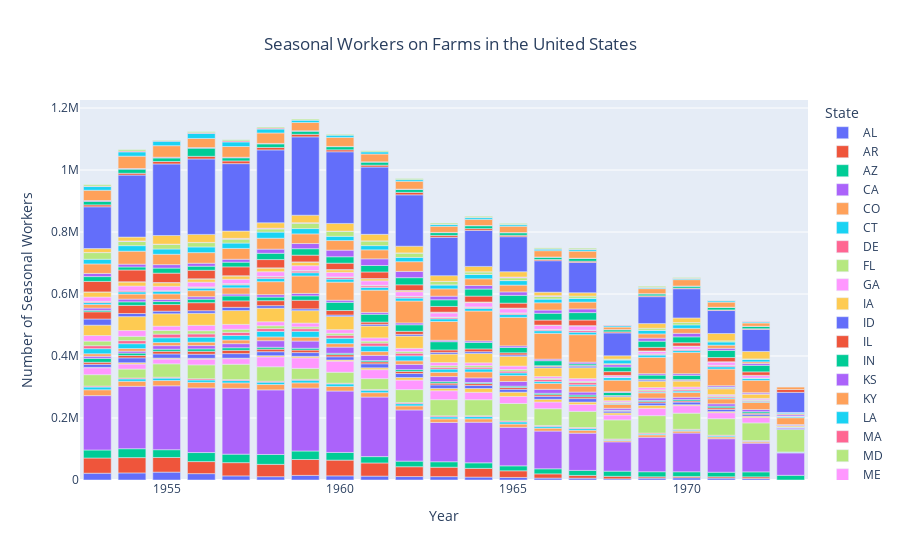

Here is the notebook cell this chart was saved with:
### Markdown cell above
As the Bracero Program was specifically for temporary workers, it is possible that ending the program would have a more drastic impact on seasonally hired fired workers, something explored in the chart below.

### Code cell
##An extra step because there was a weird outlier of some data in 1948 despite the data being only from 1953-1973
seasonal_year = seasonal_year[seasonal_year['Year'] > 1948]

seasonalfig = px.bar(seasonal_year, x='Year', y='TotalHiredSeasonal', color='State', title='Seasonal Workers on Farms in the United States', 
                     labels={'TotalHiredSeasonal': 'Number of Seasonal Workers'})
seasonalfig.update_layout(title={'x':0.5, 'xanchor': 'center'})
seasonalfig.show()

### Figure 1 — Plotly figure (JSON) as saved in the notebook; plotly's stock layout.template omitted (floating-point values rounded to 4 significant figures)
{"data": [{"alignmentgroup": "True", "hovertemplate": "State=AL<br>Year=%{x}<br>Number of Seasonal Workers=%{y}<extra></extra>", "legendgroup": "AL", "marker": {"color": "#636efa", "pattern": {"shape": ""}}, "name": "AL", "offsetgroup": "AL", "orientation": "v", "showlegend": true, "textposition": "auto", "type": "bar", "x": [1953, 1954, 1955, 1956, 1957, 1958, 1959, 1960, 1961, 1962, 1963, 1964, 1965, 1966, 1967, 1968, 1969, 1970, 1971, 1972], "xaxis": "x", "y": [21921, 22800.0, 25460.0, 20530.0, 13310.0, 10690.0, 14880.0, 13390.0, 12560.0, 11130.0, 10860.0, 9416.0, 8211.0, 6148.0, 5924.0, 3790, 5972.0, 7203.0, 6110, 4712.0], "yaxis": "y"}, {"alignmentgroup": "True", "hovertemplate": "State=AR<br>Year=%{x}<br>Number of Seasonal Workers=%{y}<extra></extra>", "legendgroup": "AR", "marker": {"color": "#EF553B", "pattern": {"shape": ""}}, "name": "AR", "offsetgroup": "AR", "orientation": "v", "showlegend": true, "textposition": "auto", "type": "bar", "x": [1953, 1954, 1955, 1956, 1957, 1958, 1959, 1960, 1961, 1962, 1963, 1964, 1965, 1966, 1967, 1968, 1969, 1970, 1971, 1972], "xaxis": "x", "y": [49060.0, 49380.0, 47240.0, 38870.0, 42680.0, 39790.0, 51290.0, 50740.0, 42420.0, 31720.0, 30390.0, 28100.0, 21460.0, 13630.0, 8874.0, 8075, 4400, 4206.0, 4308.0, 5400], "yaxis": "y"}, {"alignmentgroup": "True", "hovertemplate": "State=AZ<br>Year=%{x}<br>Number of Seasonal Workers=%{y}<extra></extra>", "legendgroup": "AZ", "marker": {"color": "#00cc96", "pattern": {"shape": ""}}, "name": "AZ", "offsetgroup": "AZ", "orientation": "v", "showlegend": true, "textposition": "auto", "type": "bar", "x": [1953, 1954, 1955, 1956, 1957, 1958, 1959, 1960, 1961, 1962, 1963, 1964, 1965, 1966, 1967, 1968, 1969, 1970, 1971, 1972, 1973], "xaxis": "x", "y": [25830.0, 28750.0, 25070.0, 29110.0, 27350.0, 31840.0, 27390.0, 24760.0, 20475, 18040.0, 17660.0, 17840.0, 15980.0, 16360.0, 16170.0, 16640, 16310.0, 15130.0, 14730.0, 16160.0, 15140.0], "yaxis": "y"}, {"alignmentgroup": "True", "hovertemplate": "State=CA<br>Year=%{x}<br>Number of Seasonal Workers=%{y}<extra></extra>", "legendgroup": "CA", "marker": {"color": "#ab63fa", "pattern": {"shape": ""}}, "name": "CA", "offsetgroup": "CA", "orientation": "v", "showlegend": true, "textposition": "auto", "type": "bar", "x": [1953, 1954, 1955, 1956, 1957, 1958, 1959, 1960, 1961, 1962, 1963, 1964, 1965, 1966, 1967, 1968, 1969, 1970, 1971, 1972, 1973], "xaxis": "x", "y": [175450, 201300.0, 206125, 208600.0, 212500.0, 208425, 203200.0, 198200.0, 192100.0, 165100.0, 126875, 131200.0, 124400.0, 121700.0, 120203, 94630.0, 111350, 124900.0, 108100.0, 92640.0, 72220], "yaxis": "y"}, {"alignmentgroup": "True", "hovertemplate": "State=CO<br>Year=%{x}<br>Number of Seasonal Workers=%{y}<extra></extra>", "legendgroup": "CO", "marker": {"color": "#FFA15A", "pattern": {"shape": ""}}, "name": "CO", "offsetgroup": "CO", "orientation": "v", "showlegend": true, "textposition": "auto", "type": "bar", "x": [1953, 1954, 1955, 1956, 1957, 1958, 1959, 1960, 1961, 1962, 1963, 1964, 1965, 1966, 1967, 1968, 1969, 1970, 1971, 1972, 1973], "xaxis": "x", "y": [18903, 16246, 17050.0, 17780.0, 17330.0, 17350.0, 16610.0, 14760.0, 14210.0, 13120.0, 11320.0, 10890, 10500.0, 9485.0, 9409.0, 4558, 7473.0, 6273.0, 5681, 4114, 1510], "yaxis": "y"}, {"alignmentgroup": "True", "hovertemplate": "State=CT<br>Year=%{x}<br>Number of Seasonal Workers=%{y}<extra></extra>", "legendgroup": "CT", "marker": {"color": "#19d3f3", "pattern": {"shape": ""}}, "name": "CT", "offsetgroup": "CT", "orientation": "v", "showlegend": true, "textposition": "auto", "type": "bar", "x": [1953, 1954, 1955, 1956, 1957, 1958, 1959, 1960, 1961, 1962, 1963, 1964, 1965, 1966, 1967, 1968, 1969, 1970, 1971, 1972, 1973], "xaxis": "x", "y": [8767.0, 7657.0, 7800, 7744.0, 7625, 7555, 8536.0, 8150, 7881.0, 7179.0, 6694.0, 7160, 7045, 5658.0, 5528, 2405, 2882.0, 3102.0, 3085, 1901.0, 1582.0], "yaxis": "y"}, {"alignmentgroup": "True", "hovertemplate": "State=DE<br>Year=%{x}<br>Number of Seasonal Workers=%{y}<extra></extra>", "legendgroup": "DE", "marker": {"color": "#FF6692", "pattern": {"shape": ""}}, "name": "DE", "offsetgroup": "DE", "orientation": "v", "showlegend": true, "textposition": "auto", "type": "bar", "x": [1953, 1954, 1955, 1956, 1957, 1958, 1959, 1960, 1961, 1962, 1963, 1964, 1965, 1966, 1967, 1968, 1969, 1970, 1971, 1972], "xaxis": "x", "y": [3111.0, 2960.0, 2839, 4021.0, 3135.0, 3110.0, 2910, 2276.0, 2439.0, 3460.0, 3221.0, 2757.0, 2920.0, 2917.0, 3198.0, 2185, 2991, 2636.0, 2508.0, 2248.0], "yaxis": "y"}, {"alignmentgroup": "True", "hovertemplate": "State=FL<br>Year=%{x}<br>Number of Seasonal Workers=%{y}<extra></extra>", "legendgroup": "FL", "marker": {"color": "#B6E880", "pattern": {"shape": ""}}, "name": "FL", "offsetgroup": "FL", "orientation": "v", "showlegend": true, "textposition": "auto", "type": "bar", "x": [1953, 1954, 1955, 1956, 1957, 1958, 1959, 1960, 1961, 1962, 1963, 1964, 1965, 1966, 1967, 1968, 1969, 1970, 1971, 1972, 1973], "xaxis": "x", "y": [36810.0, 28830.0, 43180.0, 44750.0, 49510.0, 46590.0, 35209, 35490.0, 34960.0, 41930.0, 52130.0, 51640.0, 56440.0, 54090.0, 52240.0, 61670.0, 56290.0, 52180.0, 53240.0, 57100.0, 72404], "yaxis": "y"}, {"alignmentgroup": "True", "hovertemplate": "State=GA<br>Year=%{x}<br>Number of Seasonal Workers=%{y}<extra></extra>", "legendgroup": "GA", "marker": {"color": "#FF97FF", "pattern": {"shape": ""}}, "name": "GA", "offsetgroup": "GA", "orientation": "v", "showlegend": true, "textposition": "auto", "type": "bar", "x": [1953, 1954, 1955, 1956, 1957, 1958, 1959, 1960, 1961, 1962, 1963, 1964, 1965, 1966, 1967, 1968, 1969, 1970, 1971, 1972], "xaxis": "x", "y": [22170.0, 16060.0, 15390.0, 18240.0, 17880.0, 31570.0, 33900.0, 35690.0, 28930.0, 30670.0, 28852, 23960.0, 22580.0, 21690.0, 22090.0, 15719, 23493, 24096, 19389, 17161], "yaxis": "y"}, {"alignmentgroup": "True", "hovertemplate": "State=IA<br>Year=%{x}<br>Number of Seasonal Workers=%{y}<extra></extra>", "legendgroup": "IA", "marker": {"color": "#FECB52", "pattern": {"shape": ""}}, "name": "IA", "offsetgroup": "IA", "orientation": "v", "showlegend": true, "textposition": "auto", "type": "bar", "x": [1953, 1954, 1955, 1956, 1957, 1958, 1959, 1960, 1961, 1962, 1963, 1964, 1965, 1966, 1967, 1968, 1969, 1970, 1971, 1972], "xaxis": "x", "y": [1263.0, 4260.0, 3093.0, 2928, 1720.0, 4020.0, 4990, 3642.0, 5937.0, 8298.0, 7309.0, 12230.0, 13809, 8703.0, 7785.0, 6830, 9338.0, 3197.0, 3482.0, 4677], "yaxis": "y"}, {"alignmentgroup": "True", "hovertemplate": "State=ID<br>Year=%{x}<br>Number of Seasonal Workers=%{y}<extra></extra>", "legendgroup": "ID", "marker": {"color": "#636efa", "pattern": {"shape": ""}}, "name": "ID", "offsetgroup": "ID", "orientation": "v", "showlegend": true, "textposition": "auto", "type": "bar", "x": [1953, 1954, 1955, 1956, 1957, 1958, 1959, 1960, 1961, 1962, 1963, 1964, 1965, 1966, 1967, 1968, 1969, 1970, 1971, 1972, 1973], "xaxis": "x", "y": [9948.0, 15740.0, 13470.0, 13250.0, 14650.0, 13000.0, 12081, 10530.0, 13060.0, 12871, 11520.0, 9905.0, 9444.0, 9365, 11170.0, 5642.0, 8043.0, 8538, 7026, 5890.0, 2904], "yaxis": "y"}, {"alignmentgroup": "True", "hovertemplate": "State=IL<br>Year=%{x}<br>Number of Seasonal Workers=%{y}<extra></extra>", "legendgroup": "IL", "marker": {"color": "#EF553B", "pattern": {"shape": ""}}, "name": "IL", "offsetgroup": "IL", "orientation": "v", "showlegend": true, "textposition": "auto", "type": "bar", "x": [1953, 1954, 1955, 1956, 1957, 1958, 1959, 1960, 1961, 1962, 1963, 1964, 1965, 1966, 1967, 1968, 1969, 1970, 1971, 1972], "xaxis": "x", "y": [6653.0, 7679.0, 8441.0, 9342.0, 10709, 8184.0, 8229, 6678.0, 6253.0, 6830.0, 5622.0, 5917.0, 5825.0, 5319.0, 6020.0, 1801, 4295.0, 3530.0, 5284.0, 3587], "yaxis": "y"}, {"alignmentgroup": "True", "hovertemplate": "State=IN<br>Year=%{x}<br>Number of Seasonal Workers=%{y}<extra></extra>", "legendgroup": "IN", "marker": {"color": "#00cc96", "pattern": {"shape": ""}}, "name": "IN", "offsetgroup": "IN", "orientation": "v", "showlegend": true, "textposition": "auto", "type": "bar", "x": [1953, 1954, 1955, 1956, 1957, 1958, 1959, 1960, 1961, 1962, 1963, 1964, 1965, 1966, 1967, 1968, 1969, 1970, 1971, 1972], "xaxis": "x", "y": [12580.0, 7731.0, 6797.0, 7782.0, 8220.0, 6081.0, 5754, 4546.0, 4189.0, 5748, 4976.0, 3609.0, 4166.0, 4770, 5498.0, 1308, 3892, 4346, 5283.0, 4795], "yaxis": "y"}, {"alignmentgroup": "True", "hovertemplate": "State=KS<br>Year=%{x}<br>Number of Seasonal Workers=%{y}<extra></extra>", "legendgroup": "KS", "marker": {"color": "#ab63fa", "pattern": {"shape": ""}}, "name": "KS", "offsetgroup": "KS", "orientation": "v", "showlegend": true, "textposition": "auto", "type": "bar", "x": [1953, 1954, 1955, 1956, 1957, 1958, 1959, 1960, 1961, 1962, 1963, 1964, 1965, 1966, 1967, 1968, 1969, 1970, 1971, 1972, 1973], "xaxis": "x", "y": [6692.0, 6233.0, 11450.0, 10690.0, 13160.0, 21200.0, 23200.0, 19920.0, 16660.0, 16910.0, 16240.0, 15010.0, 15040.0, 12700.0, 9604.0, 6062.0, 7583, 7526, 7660, 6922.0, 3690], "yaxis": "y"}, {"alignmentgroup": "True", "hovertemplate": "State=KY<br>Year=%{x}<br>Number of Seasonal Workers=%{y}<extra></extra>", "legendgroup": "KY", "marker": {"color": "#FFA15A", "pattern": {"shape": ""}}, "name": "KY", "offsetgroup": "KY", "orientation": "v", "showlegend": true, "textposition": "auto", "type": "bar", "x": [1953, 1954, 1955, 1956, 1957, 1958, 1959, 1960, 1961, 1962, 1963, 1964, 1965, 1966, 1967, 1968, 1969, 1970, 1971, 1972], "xaxis": "x", "y": [8112.0, 8450, 10000, 11080.0, 11940.0, 12240.0, 12510.0, 11200.0, 12200.0, 11520.0, 13810.0, 18890.0, 19430.0, 19020.0, 19000.0, 12850.0, 16833, 15300.0, 15960.0, 23240.0], "yaxis": "y"}, {"alignmentgroup": "True", "hovertemplate": "State=LA<br>Year=%{x}<br>Number of Seasonal Workers=%{y}<extra></extra>", "legendgroup": "LA", "marker": {"color": "#19d3f3", "pattern": {"shape": ""}}, "name": "LA", "offsetgroup": "LA", "orientation": "v", "showlegend": true, "textposition": "auto", "type": "bar", "x": [1953, 1954, 1955, 1956, 1957, 1958, 1959, 1960, 1961, 1962, 1963, 1964, 1965, 1966, 1967, 1968, 1969, 1970, 1971, 1972, 1973], "xaxis": "x", "y": [16460.0, 15616, 15500.0, 15940.0, 14420.0, 17775, 19000.0, 17490.0, 17750.0, 16190.0, 10460.0, 9811.0, 8320.0, 5908.0, 4528.0, 2796.0, 2719.0, 4761.0, 3144.0, 3104.0, 1438.0], "yaxis": "y"}, {"alignmentgroup": "True", "hovertemplate": "State=MA<br>Year=%{x}<br>Number of Seasonal Workers=%{y}<extra></extra>", "legendgroup": "MA", "marker": {"color": "#FF6692", "pattern": {"shape": ""}}, "name": "MA", "offsetgroup": "MA", "orientation": "v", "showlegend": true, "textposition": "auto", "type": "bar", "x": [1953, 1954, 1955, 1956, 1957, 1958, 1959, 1960, 1961, 1962, 1963, 1964, 1965, 1966, 1967, 1968, 1969, 1970, 1971, 1972, 1973], "xaxis": "x", "y": [9521, 9843, 11750.0, 10604, 10201, 9043.0, 8314.0, 9624.0, 9606.0, 8520.0, 5656.0, 5601.0, 5808, 6639.0, 7020, 2644, 3508.0, 3997.0, 3701.0, 2841.0, 604], "yaxis": "y"}, {"alignmentgroup": "True", "hovertemplate": "State=MD<br>Year=%{x}<br>Number of Seasonal Workers=%{y}<extra></extra>", "legendgroup": "MD", "marker": {"color": "#B6E880", "pattern": {"shape": ""}}, "name": "MD", "offsetgroup": "MD", "orientation": "v", "showlegend": true, "textposition": "auto", "type": "bar", "x": [1953, 1954, 1955, 1956, 1957, 1958, 1959, 1960, 1961, 1962, 1963, 1964, 1965, 1966, 1967, 1968, 1969, 1970, 1971, 1972], "xaxis": "x", "y": [14924, 13900.0, 11943, 10330.0, 9926.0, 9254.0, 6047.0, 6421.0, 6347.0, 5518.0, 5411, 5523.0, 5080, 3797.0, 4066, 1938, 3414.0, 2731.0, 3121.0, 2581.0], "yaxis": "y"}, {"alignmentgroup": "True", "hovertemplate": "State=ME<br>Year=%{x}<br>Number of Seasonal Workers=%{y}<extra></extra>", "legendgroup": "ME", "marker": {"color": "#FF97FF", "pattern": {"shape": ""}}, "name": "ME", "offsetgroup": "ME", "orientation": "v", "showlegend": true, "textposition": "auto", "type": "bar", "x": [1953, 1954, 1955, 1956, 1957, 1958, 1959, 1960, 1961, 1962, 1963, 1964, 1965, 1966, 1967, 1968, 1969, 1970, 1971, 1972], "xaxis": "x", "y": [17833, 18770, 13760.0, 17390.0, 15690.0, 12750.0, 12250.0, 11620.0, 10540.0, 10030.0, 9859, 8650.0, 11230.0, 5832.0, 8778.0, 4218, 7481, 6319.0, 3711.0, 4175], "yaxis": "y"}, {"alignmentgroup": "True", "hovertemplate": "State=MI<br>Year=%{x}<br>Number of Seasonal Workers=%{y}<extra></extra>", "legendgroup": "MI", "marker": {"color": "#FECB52", "pattern": {"shape": ""}}, "name": "MI", "offsetgroup": "MI", "orientation": "v", "showlegend": true, "textposition": "auto", "type": "bar", "x": [1953, 1954, 1955, 1956, 1957, 1958, 1959, 1960, 1961, 1962, 1963, 1964, 1965, 1966, 1967, 1968, 1969, 1970, 1971, 1972, 1973], "xaxis": "x", "y": [33490.0, 44810.0, 40020.0, 38800.0, 44640.0, 43750.0, 40030.0, 42460.0, 38290.0, 39660.0, 27350.0, 30080.0, 31370.0, 28020.0, 35160.0, 12606, 20580.0, 19060.0, 18840.0, 13670.0, 3835], "yaxis": "y"}, {"alignmentgroup": "True", "hovertemplate": "State=MN<br>Year=%{x}<br>Number of Seasonal Workers=%{y}<extra></extra>", "legendgroup": "MN", "marker": {"color": "#636efa", "pattern": {"shape": ""}}, "name": "MN", "offsetgroup": "MN", "orientation": "v", "showlegend": true, "textposition": "auto", "type": "bar", "x": [1953, 1954, 1955, 1956, 1957, 1958, 1959, 1960, 1961, 1962, 1963, 1964, 1965, 1966, 1967, 1968, 1969, 1970, 1971], "xaxis": "x", "y": [19915, 9993, 8419.0, 8325.0, 10400.0, 8244.0, 5743.0, 4670.0, 5483.0, 5415.0, 5531.0, 5769.0, 4585.0, 4472.0, 5096.0, 3240.0, 3924.0, 2757.0, 2122], "yaxis": "y"}, {"alignmentgroup": "True", "hovertemplate": "State=MO<br>Year=%{x}<br>Number of Seasonal Workers=%{y}<extra></extra>", "legendgroup": "MO", "marker": {"color": "#EF553B", "pattern": {"shape": ""}}, "name": "MO", "offsetgroup": "MO", "orientation": "v", "showlegend": true, "textposition": "auto", "type": "bar", "x": [1953, 1954, 1955, 1956, 1957, 1958, 1959, 1960, 1961, 1962, 1963, 1964, 1965, 1966, 1967, 1968, 1969, 1970, 1971, 1972, 1973], "xaxis": "x", "y": [23200, 26250.0, 21240.0, 25870.0, 20870.0, 16040.0, 27740.0, 14620.0, 7148.0, 9843.0, 7824.0, 8938, 6703.0, 2546.0, 2281.0, 895, 2343.0, 2151.0, 1861.0, 1004, 700], "yaxis": "y"}, {"alignmentgroup": "True", "hovertemplate": "State=MS<br>Year=%{x}<br>Number of Seasonal Workers=%{y}<extra></extra>", "legendgroup": "MS", "marker": {"color": "#00cc96", "pattern": {"shape": ""}}, "name": "MS", "offsetgroup": "MS", "orientation": "v", "showlegend": true, "textposition": "auto", "type": "bar", "x": [1953, 1954, 1955, 1956, 1957, 1958, 1959, 1960, 1961, 1962, 1963, 1964, 1965, 1966, 1967, 1968, 1969, 1970, 1971], "xaxis": "x", "y": [4740.0, 11490.0, 9693, 11300.0, 15840.0, 11570.0, 14389, 26410.0, 25240.0, 21120.0, 26630.0, 20990.0, 17100.0, 16120.0, 5108.0, 9784.0, 13358, 13620, 1550], "yaxis": "y"}, {"alignmentgroup": "True", "hovertemplate": "State=MT<br>Year=%{x}<br>Number of Seasonal Workers=%{y}<extra></extra>", "legendgroup": "MT", "marker": {"color": "#ab63fa", "pattern": {"shape": ""}}, "name": "MT", "offsetgroup": "MT", "orientation": "v", "showlegend": true, "textposition": "auto", "type": "bar", "x": [1953, 1954, 1955, 1956, 1957, 1958, 1959, 1960, 1961, 1962, 1963, 1964, 1965, 1966, 1967, 1968, 1969, 1970, 1971, 1972, 1973], "xaxis": "x", "y": [7404, 8823.0, 6993.0, 7999.0, 6185.0, 7910, 7694, 6813.0, 6037.0, 5975.0, 4638, 4948.0, 5306.0, 4975.0, 5447.0, 2779.0, 4596.0, 5352.0, 4343.0, 3766.0, 2872], "yaxis": "y"}, {"alignmentgroup": "True", "hovertemplate": "State=NC<br>Year=%{x}<br>Number of Seasonal Workers=%{y}<extra></extra>", "legendgroup": "NC", "marker": {"color": "#FFA15A", "pattern": {"shape": ""}}, "name": "NC", "offsetgroup": "NC", "orientation": "v", "showlegend": true, "textposition": "auto", "type": "bar", "x": [1953, 1954, 1955, 1956, 1957, 1958, 1959, 1960, 1961, 1962, 1963, 1964, 1965, 1966, 1967, 1968, 1969, 1970, 1971, 1972, 1973], "xaxis": "x", "y": [11348, 16329, 17568, 19570.0, 20110.0, 41910.0, 56320.0, 58345, 71740.0, 70710.0, 60520.0, 96380.0, 92030.0, 83410.0, 88710.0, 36830.0, 52530.0, 68610.0, 53590.0, 39820.0, 22070.0], "yaxis": "y"}, {"alignmentgroup": "True", "hovertemplate": "State=ND<br>Year=%{x}<br>Number of Seasonal Workers=%{y}<extra></extra>", "legendgroup": "ND", "marker": {"color": "#19d3f3", "pattern": {"shape": ""}}, "name": "ND", "offsetgroup": "ND", "orientation": "v", "showlegend": true, "textposition": "auto", "type": "bar", "x": [1953, 1954, 1955, 1956, 1957, 1958, 1959, 1960, 1961, 1962, 1963, 1964, 1965, 1966, 1967, 1968, 1969, 1970, 1971, 1972, 1973], "xaxis": "x", "y": [6192.0, 6949, 8775.0, 8050.0, 9357.0, 9969.0, 10480.0, 9794.0, 8652.0, 9437.0, 8719.0, 8385, 8941.0, 8322.0, 7922.0, 8465, 7490, 5946.0, 7547.0, 6495, 3190], "yaxis": "y"}, {"alignmentgroup": "True", "hovertemplate": "State=NE<br>Year=%{x}<br>Number of Seasonal Workers=%{y}<extra></extra>", "legendgroup": "NE", "marker": {"color": "#FF6692", "pattern": {"shape": ""}}, "name": "NE", "offsetgroup": "NE", "orientation": "v", "showlegend": true, "textposition": "auto", "type": "bar", "x": [1953, 1954, 1955, 1956, 1957, 1958, 1959, 1960, 1961, 1962, 1963, 1964, 1965, 1966, 1967, 1968, 1969, 1970, 1971], "xaxis": "x", "y": [2759.0, 3174.0, 1890.0, 2292.0, 2404.0, 5046, 5350.0, 5384.0, 5141.0, 3978.0, 3988.0, 3476.0, 4069.0, 3172.0, 5354.0, 575, 2968.0, 3400, 3530.0], "yaxis": "y"}, {"alignmentgroup": "True", "hovertemplate": "State=NH<br>Year=%{x}<br>Number of Seasonal Workers=%{y}<extra></extra>", "legendgroup": "NH", "marker": {"color": "#B6E880", "pattern": {"shape": ""}}, "name": "NH", "offsetgroup": "NH", "orientation": "v", "showlegend": true, "textposition": "auto", "type": "bar", "x": [1953, 1956, 1957, 1958, 1959, 1960, 1961, 1962, 1963, 1964, 1965, 1966, 1967, 1968, 1969, 1970, 1971, 1972], "xaxis": "x", "y": [1181.0, 1788.0, 1852.0, 2012.0, 1830, 1630, 1888.0, 1760, 1690, 1350, 1240, 1175, 1250, 797.5, 893.8, 1147.0, 1058.0, 1045], "yaxis": "y"}, {"alignmentgroup": "True", "hovertemplate": "State=NJ<br>Year=%{x}<br>Number of Seasonal Workers=%{y}<extra></extra>", "legendgroup": "NJ", "marker": {"color": "#FF97FF", "pattern": {"shape": ""}}, "name": "NJ", "offsetgroup": "NJ", "orientation": "v", "showlegend": true, "textposition": "auto", "type": "bar", "x": [1953, 1954, 1955, 1956, 1957, 1958, 1959, 1960, 1961, 1962, 1963, 1964, 1965, 1966, 1967, 1968, 1969, 1970, 1971, 1972, 1973], "xaxis": "x", "y": [14020.0, 15780.0, 14100.0, 15230.0, 13940.0, 15020.0, 15520.0, 14620.0, 14312, 14680.0, 13210.0, 13770.0, 13350.0, 12610.0, 13500.0, 5025, 7920, 8702, 10640.0, 8002.0, 1460], "yaxis": "y"}, {"alignmentgroup": "True", "hovertemplate": "State=NM<br>Year=%{x}<br>Number of Seasonal Workers=%{y}<extra></extra>", "legendgroup": "NM", "marker": {"color": "#FECB52", "pattern": {"shape": ""}}, "name": "NM", "offsetgroup": "NM", "orientation": "v", "showlegend": true, "textposition": "auto", "type": "bar", "x": [1953, 1954, 1955, 1956, 1957, 1958, 1959, 1960, 1961, 1962, 1963, 1964, 1965, 1966, 1967, 1968, 1969, 1970, 1971, 1972, 1973], "xaxis": "x", "y": [16360.0, 13170.0, 11300.0, 10300.0, 10870.0, 11869, 11650.0, 8497.0, 6835.0, 3760.0, 2388.0, 2090.0, 2062.0, 1185.0, 948.7, 645, 1152.0, 1140, 975, 771.2, 535], "yaxis": "y"}, {"alignmentgroup": "True", "hovertemplate": "State=NV<br>Year=%{x}<br>Number of Seasonal Workers=%{y}<extra></extra>", "legendgroup": "NV", "marker": {"color": "#636efa", "pattern": {"shape": ""}}, "name": "NV", "offsetgroup": "NV", "orientation": "v", "showlegend": true, "textposition": "auto", "type": "bar", "x": [1953, 1954, 1955, 1956, 1957, 1958, 1959, 1960, 1961, 1962, 1963, 1965, 1967, 1969, 1970], "xaxis": "x", "y": [150, 597.1, 810.3, 658, 553.6, 721.6, 616.6, 644.3, 620.9, 338.8, 183.4, 221.8, 200, 300, 235], "yaxis": "y"}, {"alignmentgroup": "True", "hovertemplate": "State=NY<br>Year=%{x}<br>Number of Seasonal Workers=%{y}<extra></extra>", "legendgroup": "NY", "marker": {"color": "#EF553B", "pattern": {"shape": ""}}, "name": "NY", "offsetgroup": "NY", "orientation": "v", "showlegend": true, "textposition": "auto", "type": "bar", "x": [1953, 1954, 1955, 1956, 1957, 1958, 1959, 1960, 1961, 1962, 1963, 1964, 1965, 1966, 1967, 1968, 1969, 1970, 1971, 1972], "xaxis": "x", "y": [33900.0, 37860.0, 30240.0, 27420.0, 28573, 26596, 21710.0, 20570.0, 21240.0, 18300.0, 18370.0, 19070.0, 15950.0, 16250.0, 18010.0, 12198, 11570.0, 10730.0, 13569, 11080.0], "yaxis": "y"}, {"alignmentgroup": "True", "hovertemplate": "State=OH<br>Year=%{x}<br>Number of Seasonal Workers=%{y}<extra></extra>", "legendgroup": "OH", "marker": {"color": "#00cc96", "pattern": {"shape": ""}}, "name": "OH", "offsetgroup": "OH", "orientation": "v", "showlegend": true, "textposition": "auto", "type": "bar", "x": [1953, 1954, 1955, 1956, 1957, 1958, 1959, 1960, 1961, 1962, 1963, 1964, 1965, 1966, 1967, 1968, 1969, 1970, 1971, 1972], "xaxis": "x", "y": [15620.0, 9821.0, 16320.0, 13170.0, 15200.0, 20318, 20840.0, 20710.0, 20880.0, 23010.0, 21530.0, 22756, 25110.0, 21978, 23950.0, 14955, 19910.0, 18970.0, 22862, 21034], "yaxis": "y"}, {"alignmentgroup": "True", "hovertemplate": "State=OK<br>Year=%{x}<br>Number of Seasonal Workers=%{y}<extra></extra>", "legendgroup": "OK", "marker": {"color": "#ab63fa", "pattern": {"shape": ""}}, "name": "OK", "offsetgroup": "OK", "orientation": "v", "showlegend": true, "textposition": "auto", "type": "bar", "x": [1953, 1954, 1955, 1956, 1957, 1958, 1959, 1960, 1961, 1962, 1963, 1964, 1965, 1966, 1967, 1968, 1969, 1970, 1971, 1972, 1973], "xaxis": "x", "y": [10101, 9038.0, 11100.0, 9551.0, 9381.0, 13350.0, 16657, 21250.0, 21490.0, 20210.0, 11610.0, 11360.0, 11130, 10350.0, 11890.0, 7514.0, 9866.0, 11390.0, 6939.0, 6057.0, 4324.0], "yaxis": "y"}, {"alignmentgroup": "True", "hovertemplate": "State=OR<br>Year=%{x}<br>Number of Seasonal Workers=%{y}<extra></extra>", "legendgroup": "OR", "marker": {"color": "#FFA15A", "pattern": {"shape": ""}}, "name": "OR", "offsetgroup": "OR", "orientation": "v", "showlegend": true, "textposition": "auto", "type": "bar", "x": [1953, 1954, 1955, 1956, 1957, 1958, 1959, 1960, 1961, 1962, 1963, 1964, 1965, 1966, 1967, 1968, 1969, 1970, 1971, 1972, 1973], "xaxis": "x", "y": [30700.0, 41890.0, 33500.0, 34210.0, 34900.0, 35250.0, 31090.0, 31026, 29020.0, 31370.0, 23670.0, 21730.0, 21970.0, 23379, 22113, 3289.0, 13710.0, 16000.0, 10180.0, 5146.0, 3356.0], "yaxis": "y"}, {"alignmentgroup": "True", "hovertemplate": "State=PA<br>Year=%{x}<br>Number of Seasonal Workers=%{y}<extra></extra>", "legendgroup": "PA", "marker": {"color": "#19d3f3", "pattern": {"shape": ""}}, "name": "PA", "offsetgroup": "PA", "orientation": "v", "showlegend": true, "textposition": "auto", "type": "bar", "x": [1953, 1954, 1955, 1956, 1957, 1958, 1959, 1960, 1961, 1962, 1963, 1964, 1965, 1966, 1967, 1968, 1969, 1970, 1971, 1972, 1973], "xaxis": "x", "y": [15140.0, 17830.0, 16960.0, 18300.0, 17340.0, 19685, 17140.0, 13610.0, 13580.0, 13600.0, 12720.0, 14080, 14559, 12320.0, 12180.0, 12305, 11870, 11180.0, 10280.0, 7639.0, 2911.0], "yaxis": "y"}, {"alignmentgroup": "True", "hovertemplate": "State=RI<br>Year=%{x}<br>Number of Seasonal Workers=%{y}<extra></extra>", "legendgroup": "RI", "marker": {"color": "#FF6692", "pattern": {"shape": ""}}, "name": "RI", "offsetgroup": "RI", "orientation": "v", "showlegend": true, "textposition": "auto", "type": "bar", "x": [1963, 1964, 1965, 1966, 1967, 1968, 1969], "xaxis": "x", "y": [309.7, 205, 188.3, 200, 74.5, 63.5, 82], "yaxis": "y"}, {"alignmentgroup": "True", "hovertemplate": "State=SC<br>Year=%{x}<br>Number of Seasonal Workers=%{y}<extra></extra>", "legendgroup": "SC", "marker": {"color": "#B6E880", "pattern": {"shape": ""}}, "name": "SC", "offsetgroup": "SC", "orientation": "v", "showlegend": true, "textposition": "auto", "type": "bar", "x": [1953, 1954, 1955, 1956, 1957, 1958, 1959, 1960, 1961, 1962, 1963, 1964, 1965, 1966, 1967, 1968, 1969, 1970, 1971, 1972, 1973], "xaxis": "x", "y": [21425, 13480.0, 15120.0, 14050, 12640.0, 10050.0, 17330.0, 16370.0, 14960.0, 14280.0, 10840.0, 8028.0, 8713.0, 8062.0, 6870, 2484.0, 6226.0, 7683.0, 3575, 1904.0, 1100], "yaxis": "y"}, {"alignmentgroup": "True", "hovertemplate": "State=SD<br>Year=%{x}<br>Number of Seasonal Workers=%{y}<extra></extra>", "legendgroup": "SD", "marker": {"color": "#FF97FF", "pattern": {"shape": ""}}, "name": "SD", "offsetgroup": "SD", "orientation": "v", "showlegend": true, "textposition": "auto", "type": "bar", "x": [1953, 1954, 1955, 1956, 1957, 1958, 1959, 1960, 1961, 1962, 1963, 1964, 1965, 1966], "xaxis": "x", "y": [470, 1658, 527, 605, 2552.0, 2582, 1645.0, 439, 457.7, 477.7, 421, 348.3, 2645, 2345], "yaxis": "y"}, {"alignmentgroup": "True", "hovertemplate": "State=TN<br>Year=%{x}<br>Number of Seasonal Workers=%{y}<extra></extra>", "legendgroup": "TN", "marker": {"color": "#FECB52", "pattern": {"shape": ""}}, "name": "TN", "offsetgroup": "TN", "orientation": "v", "showlegend": true, "textposition": "auto", "type": "bar", "x": [1953, 1954, 1955, 1956, 1957, 1958, 1959, 1960, 1961, 1962, 1963, 1964, 1965, 1966, 1967, 1968, 1969, 1970, 1971, 1972], "xaxis": "x", "y": [12480.0, 12520.0, 27890.0, 25810.0, 23556, 17410.0, 24120.0, 24730.0, 21000.0, 21590.0, 18240.0, 17217, 17050.0, 11300.0, 10900.0, 10530.0, 15093, 14673, 23603, 24090.0], "yaxis": "y"}, {"alignmentgroup": "True", "hovertemplate": "State=TX<br>Year=%{x}<br>Number of Seasonal Workers=%{y}<extra></extra>", "legendgroup": "TX", "marker": {"color": "#636efa", "pattern": {"shape": ""}}, "name": "TX", "offsetgroup": "TX", "orientation": "v", "showlegend": true, "textposition": "auto", "type": "bar", "x": [1953, 1954, 1955, 1956, 1957, 1958, 1959, 1960, 1961, 1962, 1963, 1964, 1965, 1966, 1967, 1968, 1969, 1970, 1971, 1972, 1973], "xaxis": "x", "y": [134800.0, 200000.0, 230878, 243500.0, 217500.0, 235100.0, 252800.0, 231200.0, 217200.0, 165800.0, 123800.0, 116200.0, 113000.0, 101600.0, 97840.0, 73830.0, 86810.0, 94310.0, 74120.0, 71300.0, 64880], "yaxis": "y"}, {"alignmentgroup": "True", "hovertemplate": "State=UT<br>Year=%{x}<br>Number of Seasonal Workers=%{y}<extra></extra>", "legendgroup": "UT", "marker": {"color": "#EF553B", "pattern": {"shape": ""}}, "name": "UT", "offsetgroup": "UT", "orientation": "v", "showlegend": true, "textposition": "auto", "type": "bar", "x": [1953, 1954, 1955, 1956, 1957, 1958, 1959, 1960, 1961, 1962, 1963, 1964, 1965, 1966, 1967, 1968, 1969, 1970, 1971, 1972, 1973], "xaxis": "x", "y": [6196.0, 5884.0, 7800.0, 8485.0, 8617.0, 7896.0, 8199.0, 6273.0, 5918.0, 7788.0, 6070.0, 5694.0, 4442.0, 3839.0, 3982.0, 3439, 2834, 2040.0, 2080, 1940, 9135], "yaxis": "y"}, {"alignmentgroup": "True", "hovertemplate": "State=VA<br>Year=%{x}<br>Number of Seasonal Workers=%{y}<extra></extra>", "legendgroup": "VA", "marker": {"color": "#00cc96", "pattern": {"shape": ""}}, "name": "VA", "offsetgroup": "VA", "orientation": "v", "showlegend": true, "textposition": "auto", "type": "bar", "x": [1953, 1954, 1955, 1956, 1957, 1958, 1959, 1960, 1961, 1962, 1963, 1964, 1965, 1966, 1967, 1968, 1969, 1970, 1971, 1972], "xaxis": "x", "y": [11490.0, 13240.0, 11520.0, 26380.0, 10195, 11610.0, 10290.0, 10160.0, 9995.0, 9649.0, 8926.0, 9313.0, 8263.0, 7554.0, 9102.0, 6846.0, 6083.0, 6269.0, 7874.0, 7509], "yaxis": "y"}, {"alignmentgroup": "True", "hovertemplate": "State=VT<br>Year=%{x}<br>Number of Seasonal Workers=%{y}<extra></extra>", "legendgroup": "VT", "marker": {"color": "#ab63fa", "pattern": {"shape": ""}}, "name": "VT", "offsetgroup": "VT", "orientation": "v", "showlegend": true, "textposition": "auto", "type": "bar", "x": [1953, 1954, 1955, 1956, 1957, 1958, 1959, 1960, 1961, 1962, 1963, 1964, 1965, 1966, 1967, 1968, 1969, 1970, 1971, 1972], "xaxis": "x", "y": [2450, 2141.0, 2291.0, 1845, 1650, 1403.0, 1130, 825, 840, 930, 830, 871.6, 697, 432.8, 470.8, 368, 739, 493, 665, 471], "yaxis": "y"}, {"alignmentgroup": "True", "hovertemplate": "State=WA<br>Year=%{x}<br>Number of Seasonal Workers=%{y}<extra></extra>", "legendgroup": "WA", "marker": {"color": "#FFA15A", "pattern": {"shape": ""}}, "name": "WA", "offsetgroup": "WA", "orientation": "v", "showlegend": true, "textposition": "auto", "type": "bar", "x": [1953, 1954, 1955, 1956, 1957, 1958, 1959, 1960, 1961, 1962, 1963, 1964, 1965, 1966, 1967, 1968, 1969, 1970, 1971, 1972, 1973], "xaxis": "x", "y": [33240.0, 39760.0, 37260.0, 29360.0, 34800.0, 33760.0, 26740.0, 29030.0, 25120.0, 25370.0, 19730.0, 19760.0, 20330.0, 20470.0, 22860.0, 8246.0, 16268, 20510.0, 16620.0, 10550.0, 7846.0], "yaxis": "y"}, {"alignmentgroup": "True", "hovertemplate": "State=WI<br>Year=%{x}<br>Number of Seasonal Workers=%{y}<extra></extra>", "legendgroup": "WI", "marker": {"color": "#19d3f3", "pattern": {"shape": ""}}, "name": "WI", "offsetgroup": "WI", "orientation": "v", "showlegend": true, "textposition": "auto", "type": "bar", "x": [1953, 1954, 1955, 1956, 1957, 1958, 1959, 1960, 1961, 1962, 1963, 1964, 1965, 1966, 1967, 1968, 1969, 1970, 1971, 1972], "xaxis": "x", "y": [11875, 13850.0, 14520.0, 16431, 14730.0, 12650.0, 7807.0, 7168.0, 7084.0, 5284.0, 5738.0, 5569.0, 5032.0, 5237.0, 5062.0, 4191, 2655, 3006.0, 4268.0, 3163], "yaxis": "y"}, {"alignmentgroup": "True", "hovertemplate": "State=WV<br>Year=%{x}<br>Number of Seasonal Workers=%{y}<extra></extra>", "legendgroup": "WV", "marker": {"color": "#FF6692", "pattern": {"shape": ""}}, "name": "WV", "offsetgroup": "WV", "orientation": "v", "showlegend": true, "textposition": "auto", "type": "bar", "x": [1953, 1954, 1955, 1956, 1957, 1958, 1959, 1963, 1964, 1965, 1966, 1967, 1968, 1969, 1970, 1971, 1972], "xaxis": "x", "y": [1375, 2634.0, 1866.0, 2180.0, 3277.0, 3042.0, 359, 811, 1195, 740, 695, 938, 1564.0, 1517.0, 1510.0, 1628.0, 1456.0], "yaxis": "y"}, {"alignmentgroup": "True", "hovertemplate": "State=WY<br>Year=%{x}<br>Number of Seasonal Workers=%{y}<extra></extra>", "legendgroup": "WY", "marker": {"color": "#B6E880", "pattern": {"shape": ""}}, "name": "WY", "offsetgroup": "WY", "orientation": "v", "showlegend": true, "textposition": "auto", "type": "bar", "x": [1953, 1954, 1955, 1956, 1957, 1958, 1959, 1960, 1961, 1962, 1963, 1964, 1965, 1966, 1967, 1969, 1970, 1971], "xaxis": "x", "y": [4716.0, 4465.0, 1983.0, 3556.0, 3638.0, 3192.0, 3077.0, 2790.0, 3249.0, 3561.0, 3759.0, 3341, 3396.0, 3057.0, 3548.0, 3610.0, 2487.0, 607.5], "yaxis": "y"}], "layout": {"autosize": true, "barmode": "relative", "legend": {"title": {"text": "State"}, "tracegroupgap": 0}, "title": {"text": "Seasonal Workers on Farms in the United States", "x": 0.5, "xanchor": "center"}, "xaxis": {"anchor": "y", "autorange": true, "domain": [0, 1], "range": [1952.0, 1974.0], "title": {"text": "Year"}, "type": "linear"}, "yaxis": {"anchor": "x", "autorange": true, "domain": [0, 1], "range": [0, 1226000.0], "title": {"text": "Number of Seasonal Workers"}, "type": "linear"}}}
